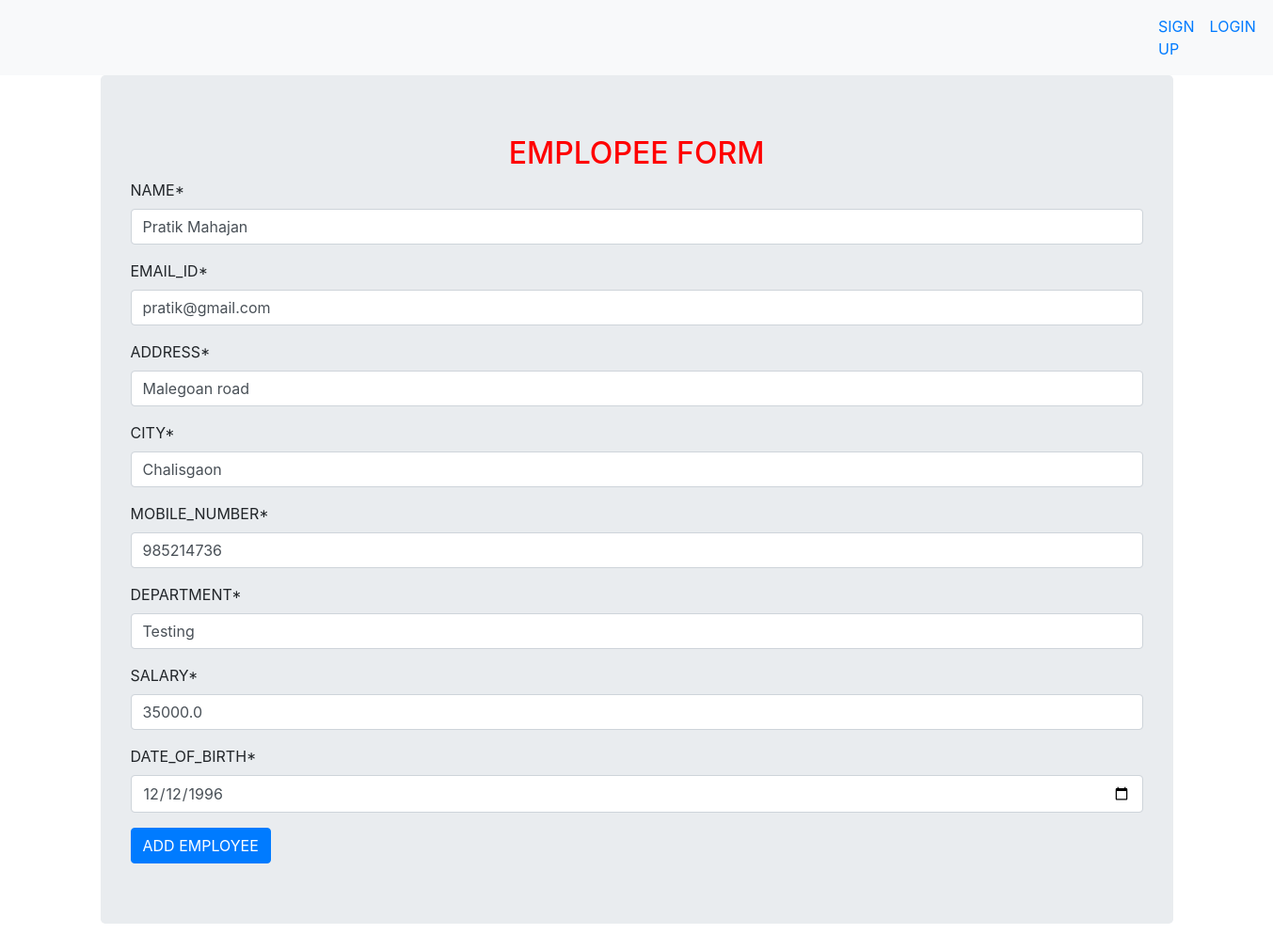
Screenshot of /emp/ue/9/ with the database file from the repository.
### appdata/models.py (models this page shows, shortened)
class Employee(models.Model):
    name = models.CharField(max_length=100)
    mail = models.EmailField()
    addr = models.TextField()
    city = models.CharField(max_length=50)
    mob_no = models.CharField(max_length=12)
    department = models.CharField(max_length=50)
    sal = models.FloatField()
    dob = models.DateField()

### appdata/views.py (the view)
# urls.py: path('ue/<int:id>/', views.updateemployee, name='updateemployee_url'),
def updateemployee(request,id):
    obj = Employee.objects.get(id = id)
    form = EmployeeForm(instance=obj)
    template_name = 'appdata/employeeform.html'
    context = {'form': form}
    if request.method == "POST":
        form = EmployeeForm(request.POST, instance=obj)
        if form.is_valid():
            form.save()
            return redirect('showemployee_url')
    return render(request, template_name, context)

### templates/appdata/employeeform.html (shortened to what this page needs)
{% extends 'base.html' %}
{% load crispy_forms_tags %}
{% block content %}
<div class="container jumbotron">
    <h2 style="text-align:center; color:red"> EMPLOPEE FORM</h2>
    <form method="post">
        {{form|crispy}}
        <button type="submit" class="btn btn-primary">ADD EMPLOYEE</button>
    </form>
</div>
{% endblock %}

### rows the page displays
Employee: name "Pratik Mahajan", mail "pratik@gmail.com", addr "Malegoan road", city "Chalisgaon", mob_no "985214736", department "Testing", sal "35000.0", dob "12/12/1996"
